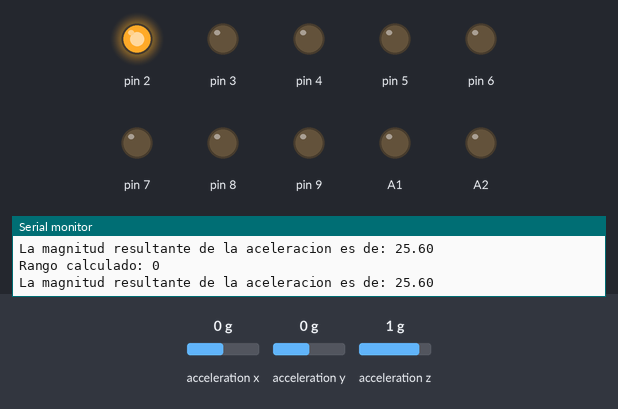
The sketch below on a simulated Arduino Uno, built with avr-gcc and run on an emulated ATmega328P. On the bench: output pins drawn as LEDs (lit = HIGH), the last lines printed to the serial monitor. Dashed ring = blinking. Inputs (shaded band) come from the test bench; at power-on: acceleration x 0 g, acceleration y 0 g, acceleration z 1 g. The audio player accepts every command and is not drawn.

Above: at 1.7 s.
1.8 s: acceleration x set to -0.7 g
3.3 s: acceleration x set to -1 g
At 6.1 s:
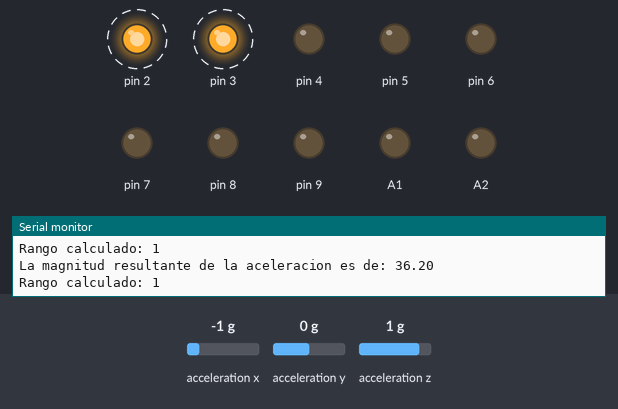
6.3 s: acceleration y set to -0.6 g
8.9 s: acceleration y set to -0.9 g
At 10.3 s:
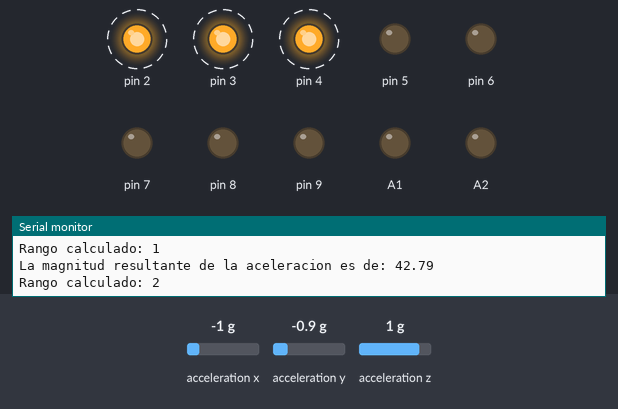
11.9 s: acceleration y set to -1.2 g
14.9 s: acceleration y set to -1.5 g
At 16.1 s:
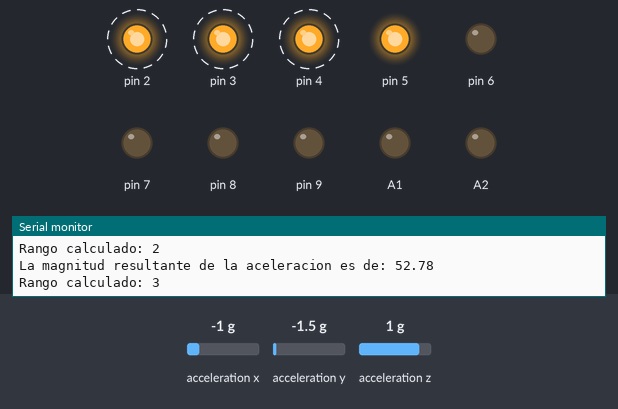
Timing chart, 0 to 18.9 s (numbered marks = the images above; inputs shaded):
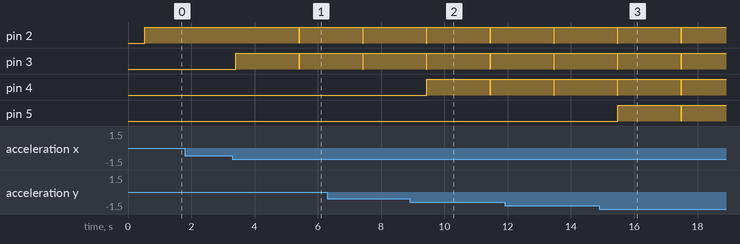

The sketch:

Practica_No_2_3BIM.ino
```cpp
/*
   Fundacion Kinal
   Centro educativo tecnico laboral Kinal
   Quinto perito
   Quinto electronica
   Codigo Tecnico: EB5AM
   Curso: Taller de electronica digital y reparacion de computadoras I
   Proyecto: Variables de medición e indicaciones sonoras
   Dev: Henry Francisco Leal Súchite
   Fecha: 16 de Julio
*/
#include <Wire.h>
#include <SparkFun_ADXL345.h>
#include <Arduino.h>
#include <DFRobotDFPlayerMini.h>
#include <SoftwareSerial.h>

SoftwareSerial softSerial(10, 11); // Conexiones RX y TX del DFPlayer Mini
DFRobotDFPlayerMini myDFPlayer;
ADXL345 acelerometro_ADXL345 = ADXL345();
int x, y, z;
float Mx, My, Mz, MR;

void setup() {
  softSerial.begin(9600);
  Serial.begin(9600);

  if (!myDFPlayer.begin(softSerial)) {
    Serial.println("Error en la inicialización del DFPlayer Mini");
    while (true); // Si hay un error, detener el programa
  }
  myDFPlayer.volume(15); // Ajusta el volumen a un nivel más alto
  acelerometro_ADXL345.powerOn();
  acelerometro_ADXL345.setRangeSetting(8);
  for (int i = 2; i <= 9; i++) {
    pinMode(i, OUTPUT);
  }
  pinMode(A2, OUTPUT);
  pinMode(A1, OUTPUT);
}
void loop() {
  // Leer datos del acelerómetro
  acelerometro_ADXL345.readAccel(&x, &y, &z);
  Mx = x * 0.4;
  My = y * 0.4;
  Mz = z * 0.4;

  MR = sqrt(Mx * Mx + My * My + Mz * Mz);

  Serial.print("La magnitud resultante de la aceleracion es de: ");
  Serial.println(MR);

  int Rango = map(MR, 24, 100, 0, 9);

  Serial.print("Rango calculado: ");
  Serial.println(Rango);

  switch (Rango) {
    case 0:
      digitalWrite(2, HIGH);
      break;
    case 1:
      digitalWrite(2, HIGH);
      digitalWrite(3, HIGH);
      apagar();
      break;
    case 2:
      for (int i = 2; i <= 4; i++) {
        digitalWrite(i, HIGH);
      }
      apagar();
      break;
    case 3:
      for (int i = 2; i <= 5; i++) {
        digitalWrite(i, HIGH);
      }
      apagar();
      break;
    case 4:
      for (int i = 2; i <= 6; i++) {
        digitalWrite(i, HIGH);
      }
      apagar();
      break;
    case 5:
      for (int i = 2; i <= 7; i++) {
        digitalWrite(i, HIGH);
      }
      apagar();
      break;
    case 6:
     myDFPlayer.play(1);
      for (int i = 2; i <= 8; i++) {
        digitalWrite(i, HIGH);
      }
      apagar();
      break;
    case 7:
    myDFPlayer.play(1);
      for (int i = 2; i <= 9; i++) {
        digitalWrite(i, HIGH);
      }
      apagar();
      break;
    case 8:
    myDFPlayer.play(1);
      for (int i = 2; i <= 9; i++) {
        digitalWrite(i, HIGH);
      }
      digitalWrite(A2, HIGH);
      apagar();
      break;
    case 9:
    myDFPlayer.play(1);

      for (int i = 2; i <= 9; i++) {
        digitalWrite(i, HIGH);
      }
      digitalWrite(A2, HIGH);
      digitalWrite(A1, HIGH);
      apagar();
      break;
  }
}
void salidas() {
  for (int i = 2; i <= 9; i++) {
    pinMode(i, OUTPUT);
  }
  pinMode(A2, OUTPUT);
  pinMode(A1, OUTPUT);
}
void apagar(){
  delay(2000);
for (int i = 2; i <= 9; i++) {
    digitalWrite(i, LOW);
  }
  digitalWrite(A2, LOW);
  digitalWrite(A1, LOW);
}
```

Measured:
- the behaviour switches between -0.8 and -0.9 g on acceleration x (found by bisection; images 0 and 1)
- the behaviour switches between -0.7 and -0.8 g on acceleration y (found by bisection; images 1 and 2)
- the behaviour switches between -1.3 and -1.4 g on acceleration y (found by bisection; images 2 and 3)
- after the input at 3.3 s, pin 2: HIGH → LOW after 2.1 s, → HIGH 0.01 s later; pin 3: LOW → HIGH after 0.11 s, → LOW 2.0 s later, → HIGH 0.01 s later
- after the input at 8.9 s, pin 4: LOW → HIGH after 0.54 s, → LOW 2.0 s later, → HIGH 0.01 s later
- after the input at 14.9 s, pin 5: LOW → HIGH after 0.58 s, → LOW 2.0 s later, → HIGH 0.01 s later
